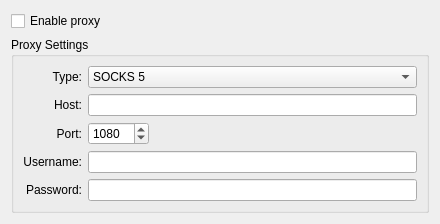
<ui version="4.0" >
 <class>proxy</class>
 <widget class="QWidget" name="proxy" >
  <property name="geometry" >
   <rect>
    <x>0</x>
    <y>0</y>
    <width>440</width>
    <height>223</height>
   </rect>
  </property>
  <property name="windowTitle" >
   <string>Proxy</string>
  </property>
  <layout class="QVBoxLayout" name="verticalLayout" >
   <item>
    <widget class="QCheckBox" name="kcfg_isProxyEnabled" >
     <property name="text" >
      <string>Enable proxy</string>
     </property>
    </widget>
   </item>
   <item>
    <widget class="QGroupBox" name="groupBox" >
     <property name="title" >
      <string>Proxy Settings</string>
     </property>
     <layout class="QGridLayout" name="gridLayout_6" >
      <item row="1" column="0" >
       <widget class="QLabel" name="label_9" >
        <property name="text" >
         <string>Type:</string>
        </property>
        <property name="alignment" >
         <set>Qt::AlignRight|Qt::AlignTrailing|Qt::AlignVCenter</set>
        </property>
       </widget>
      </item>
      <item row="1" column="1" colspan="2" >
       <widget class="QComboBox" name="kcfg_proxyType" >
        <item>
         <property name="text" >
          <string>SOCKS 5</string>
         </property>
        </item>
        <item>
         <property name="text" >
          <string>HTTP</string>
         </property>
        </item>
       </widget>
      </item>
      <item row="2" column="0" >
       <widget class="QLabel" name="label_10" >
        <property name="text" >
         <string>Host:</string>
        </property>
        <property name="alignment" >
         <set>Qt::AlignRight|Qt::AlignTrailing|Qt::AlignVCenter</set>
        </property>
       </widget>
      </item>
      <item row="2" column="1" colspan="2" >
       <widget class="KLineEdit" name="kcfg_proxyHostName" />
      </item>
      <item row="3" column="0" >
       <widget class="QLabel" name="label_11" >
        <property name="text" >
         <string>Port:</string>
        </property>
        <property name="alignment" >
         <set>Qt::AlignRight|Qt::AlignTrailing|Qt::AlignVCenter</set>
        </property>
       </widget>
      </item>
      <item row="3" column="1" >
       <widget class="QSpinBox" name="kcfg_proxyPort" >
        <property name="maximum" >
         <number>10000</number>
        </property>
        <property name="value" >
         <number>1080</number>
        </property>
       </widget>
      </item>
      <item row="3" column="2" >
       <spacer name="horizontalSpacer_2" >
        <property name="orientation" >
         <enum>Qt::Horizontal</enum>
        </property>
        <property name="sizeHint" stdset="0" >
         <size>
          <width>293</width>
          <height>20</height>
         </size>
        </property>
       </spacer>
      </item>
      <item row="4" column="0" >
       <widget class="QLabel" name="label_12" >
        <property name="text" >
         <string>Username:</string>
        </property>
        <property name="alignment" >
         <set>Qt::AlignRight|Qt::AlignTrailing|Qt::AlignVCenter</set>
        </property>
       </widget>
      </item>
      <item row="4" column="1" colspan="2" >
       <widget class="KLineEdit" name="kcfg_proxyUserName" />
      </item>
      <item row="5" column="0" >
       <widget class="QLabel" name="label_13" >
        <property name="text" >
         <string>Password:</string>
        </property>
        <property name="alignment" >
         <set>Qt::AlignRight|Qt::AlignTrailing|Qt::AlignVCenter</set>
        </property>
       </widget>
      </item>
      <item row="5" column="1" colspan="2" >
       <widget class="KLineEdit" name="kcfg_proxyPassword" />
      </item>
      <item row="6" column="0" >
       <spacer name="verticalSpacer_2" >
        <property name="orientation" >
         <enum>Qt::Vertical</enum>
        </property>
        <property name="sizeHint" stdset="0" >
         <size>
          <width>20</width>
          <height>8</height>
         </size>
        </property>
       </spacer>
      </item>
     </layout>
    </widget>
   </item>
  </layout>
 </widget>
 <customwidgets>
  <customwidget>
   <class>KLineEdit</class>
   <extends>QLineEdit</extends>
   <header>klineedit.h</header>
  </customwidget>
 </customwidgets>
 <resources/>
 <connections/>
</ui>
